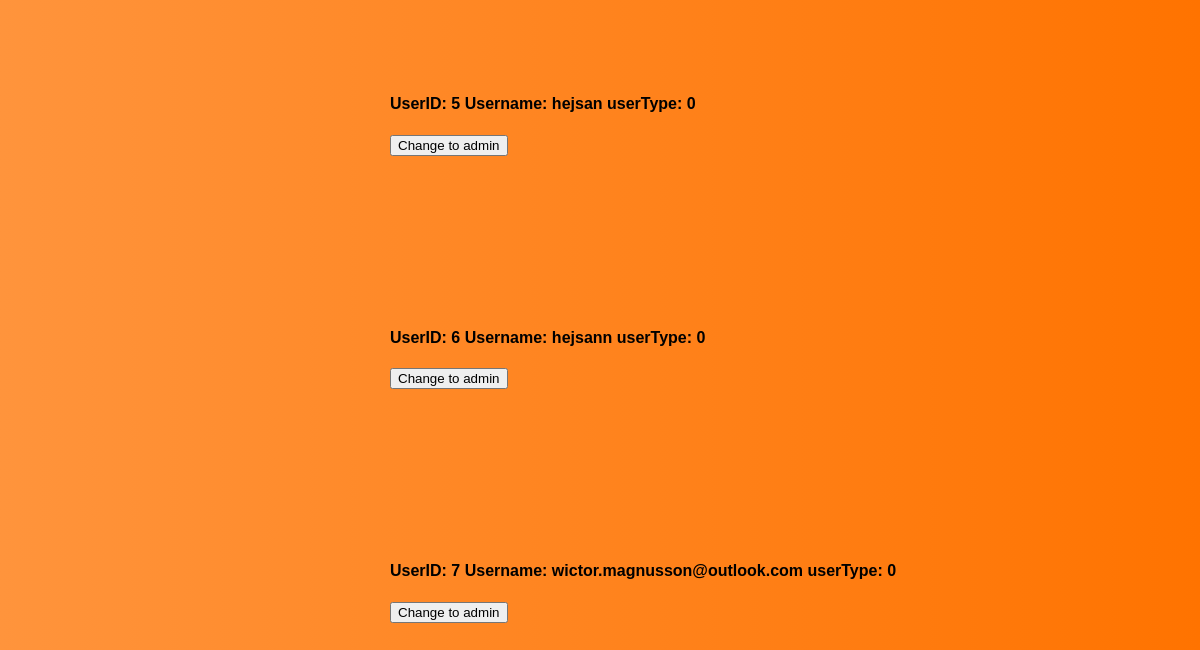
The app's page /adminPage.php (signed in, lower part), older data.
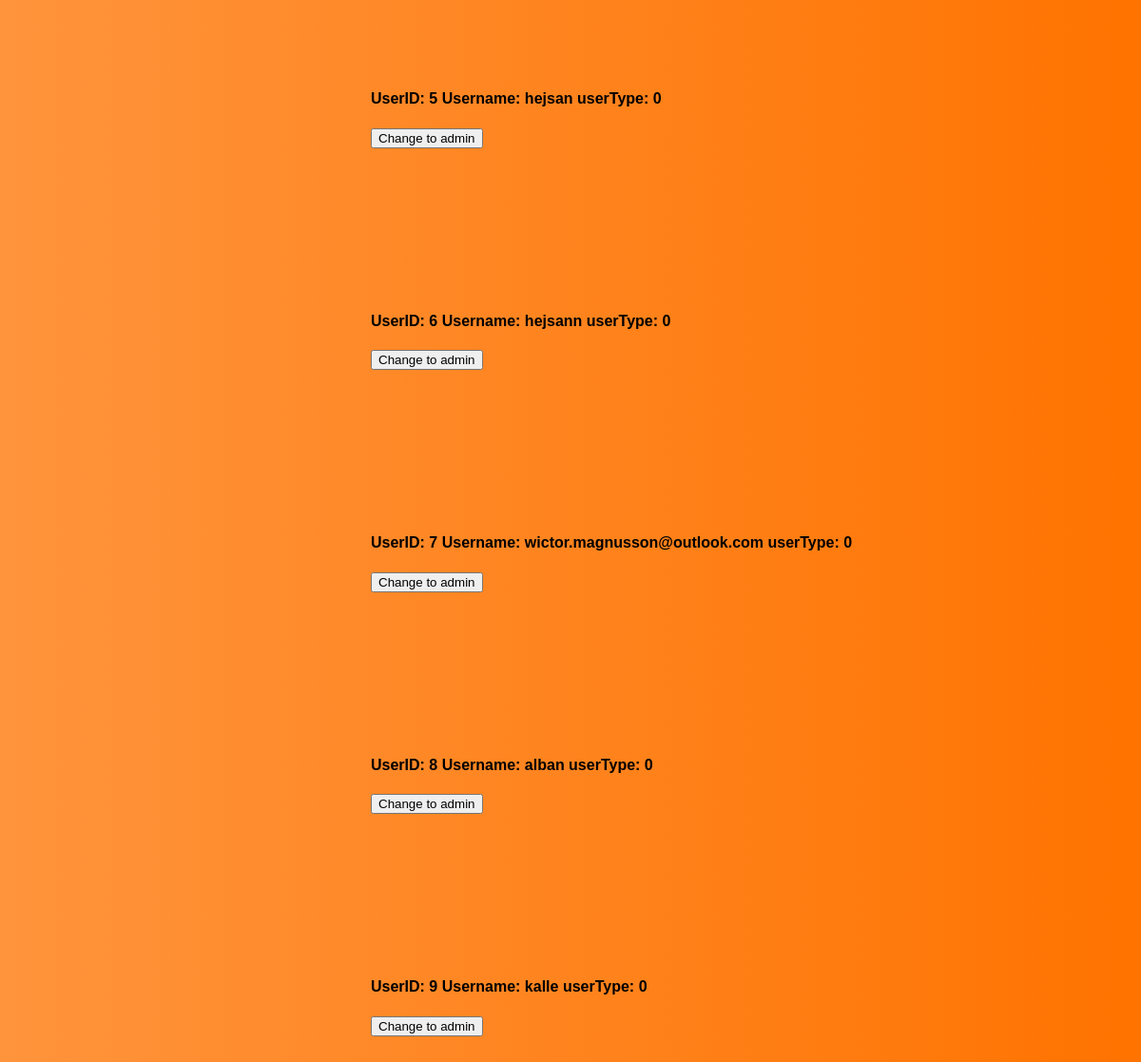
The same page, newer data.
### tables this page shows
CREATE TABLE "User" (
	"userID"	INTEGER,
	"username"	TEXT,
	"email"	TEXT,
	"passwordhash"	TEXT,
	"salt"	TEXT,
	"userType"	INTEGER,
	PRIMARY KEY("userID" AUTOINCREMENT)
);

### db/dbUser.php (the view, shortened to what this page needs)
<?php
function ShowUsers() {
    $db = new SQLite3("db/database.db");
$result = $db->query("SELECT userID, username, userType FROM 'User' ORDER BY userID");
while ($row = $result->fetchArray())
{
    echo "<div class='textDiv'>";
    echo "<h4>" . "  UserID: " . $row['userID'] . "  Username: " . $row['username'] . "  userType: " . $row['userType'] . "</h4>" ;
    echo "<form action='db/changeUserType.php' method='post'>";
    if($row['userType'] == 1) {
        echo "<button name='changeToUser-userID' type='submit' value=" . $row['userID'] . ">Change to normal user </button> ";
    }
    else {
        echo "<button name='changeToAdmin-userID' type='submit' value=" . $row['userID'] . ">Change to admin </button> ";
    }
    echo "</form>";
    echo "</div>";
    echo "<br><br><br><br>";
}
}
?>

### adminPage.php (shortened to what this page needs)
<!DOCTYPE html>
<html>
<head>
    <link rel="stylesheet" href="./css/style.css">
</head>
<body>
    <?php
        include "db/showUsers.php";
    ?>
</body>
</html>

### db/showUsers.php
<?php
include "dbUser.php";
echo "<div class='showDiv'>";
ShowUsers();
echo "</div>";
?>

### css/style.css (style rules this page uses)
body { background-image: linear-gradient(to right, rgb(255, 148, 60), rgb(255, 115, 0)); font-family: Verdana, Geneva, Tahoma, sans-serif; }
*, *::before, *::after { box-sizing: border-box; }
.showDiv { background-color: rgba(192, 192, 192, 0); width: 600px; position: sticky; left: 30%; }
.textDiv { background-color: rgba(211, 211, 211, 0); width: 600px; padding: 40px 30px; position: sticky; left: 30%; }

Row changes from the older to the newer data that the page shows:
added user: userID "8", username "alban", userType "0"
added user: userID "9", username "kalle", userType "0"
